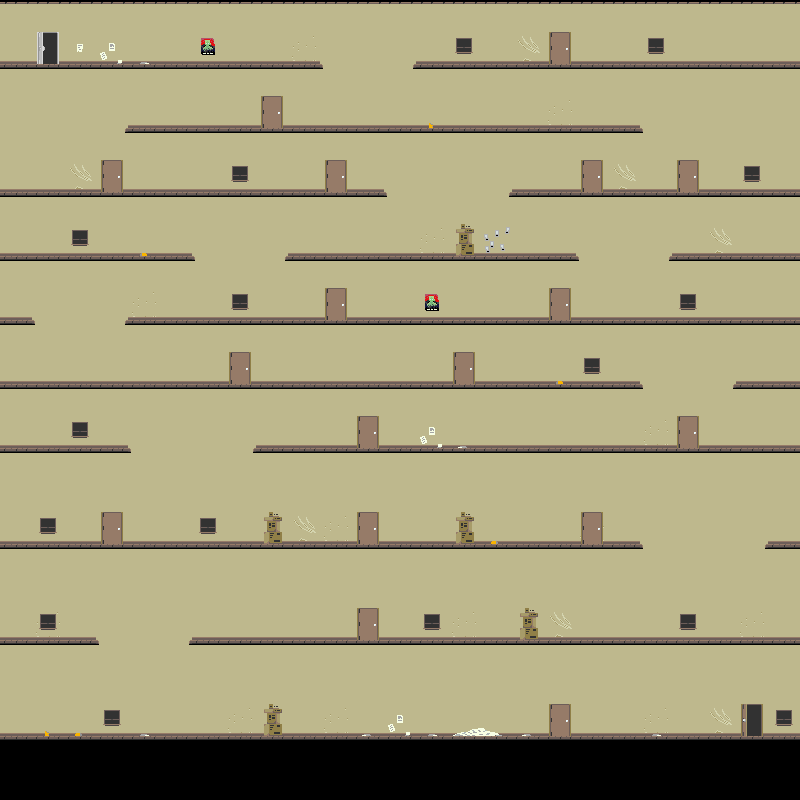

This is a level from a 2D game, rendered from its Tiled map with the project's own tilesets. A one-line summary and the complete map file follow:
An orthogonal 25x25 tile map with 32x32 px tiles, 3 tile layers (background, props, platforms).

<map version="1.0" orientation="orthogonal" renderorder="right-down" width="25" height="25" tilewidth="32" tileheight="32" nextobjectid="1">
 <tileset firstgid="1" name="tiles-V3" tilewidth="32" tileheight="32" tilecount="96" columns="8">
  <image source="tiles-V3.png" width="256" height="384" />
 </tileset>
 <layer name="background" width="25" height="25">
  <data encoding="csv">
75,75,75,75,75,75,75,75,75,75,75,75,75,75,75,75,75,75,75,75,75,75,75,75,75,
2,2,2,2,2,2,2,2,2,17,75,75,75,2,2,2,3,2,2,2,2,2,2,2,2,
75,75,75,75,75,75,75,75,75,75,75,75,75,75,75,75,75,75,75,75,75,75,75,75,75,
75,75,75,75,2,2,2,2,2,2,2,2,2,2,2,2,2,17,2,2,75,75,75,75,75,
75,75,75,75,75,75,75,75,75,75,75,75,75,75,75,75,75,75,75,75,75,75,75,75,75,
2,2,3,2,2,2,2,2,2,2,2,2,75,75,75,75,2,2,2,3,2,2,2,2,2,
75,75,75,75,75,75,75,75,75,75,75,75,75,75,75,75,75,75,75,75,75,75,75,75,75,
2,2,2,2,2,2,75,75,75,2,2,2,2,17,2,2,2,2,75,75,75,2,3,2,2,
75,75,75,75,75,75,75,75,75,75,75,75,75,75,75,75,75,75,75,75,75,75,75,75,75,
2,75,75,75,17,2,2,2,2,2,2,2,2,2,2,2,2,2,2,2,2,2,2,2,2,
75,75,75,75,75,75,75,75,75,75,75,75,75,75,75,75,75,75,75,75,75,75,75,75,75,
2,2,2,2,2,2,2,2,2,2,2,2,2,2,2,2,2,2,2,2,75,75,75,2,2,
75,75,75,75,75,75,75,75,75,75,75,75,75,75,75,75,75,75,75,75,75,75,75,75,75,
2,2,2,2,75,75,75,75,2,2,2,2,2,2,2,2,2,2,2,2,17,2,2,2,2,
75,75,75,75,75,75,75,75,75,75,75,75,75,75,75,75,75,75,75,75,75,75,75,75,75,
75,75,75,75,75,75,75,75,75,75,75,75,75,75,75,75,75,75,75,75,75,75,75,75,75,
2,2,2,2,2,2,2,2,2,3,17,2,2,2,2,2,2,2,17,2,75,75,75,75,2,
75,75,75,75,75,75,75,75,75,75,75,75,75,75,75,75,75,75,75,75,75,75,75,75,75,
75,75,75,75,75,75,75,75,75,75,75,75,75,75,75,75,75,75,75,75,75,75,75,75,75,
2,17,2,75,75,75,2,2,2,2,2,2,2,2,17,2,2,3,2,2,2,2,2,17,2,
75,75,75,75,75,75,75,75,75,75,75,75,75,75,75,75,75,75,75,75,75,75,75,75,75,
75,75,75,75,75,75,75,75,75,75,75,75,75,75,75,75,75,75,75,75,75,75,75,75,75,
2,2,2,2,2,2,2,17,2,2,17,2,2,2,2,2,2,2,2,2,17,2,3,2,2,
0,0,0,0,0,0,0,0,0,0,0,0,0,0,0,0,0,0,0,0,0,0,0,0,0,
0,0,0,0,0,0,0,0,0,0,0,0,0,0,0,0,0,0,0,0,0,0,0,0,0
</data>
 </layer>
 <layer name="props" width="25" height="25">
  <data encoding="csv">
94,94,94,94,94,94,94,94,94,94,94,94,94,94,94,94,94,94,94,94,94,94,94,94,94,
0,45,87,86,88,0,82,0,0,0,0,0,0,0,71,0,0,51,0,0,71,0,0,0,0,
0,0,0,0,0,0,0,0,0,0,0,0,0,0,0,0,0,0,0,0,0,0,0,0,0,
0,0,0,0,0,0,0,0,51,0,0,0,0,84,0,0,0,0,0,0,0,0,0,0,0,
0,0,0,0,0,0,0,0,0,0,0,0,0,0,0,0,0,0,0,0,0,0,0,0,0,
0,0,0,51,0,0,0,71,0,0,51,0,0,0,0,0,0,0,51,0,0,51,0,71,0,
0,0,0,0,0,0,0,0,0,0,0,0,0,0,0,0,0,0,0,0,0,0,0,0,0,
0,0,71,0,83,0,0,0,0,0,0,0,0,0,95,81,0,0,0,0,0,0,0,0,0,
0,0,0,0,0,0,0,0,0,0,0,0,0,0,0,0,0,0,0,0,0,0,0,0,0,
0,0,0,0,0,0,0,71,0,0,51,0,0,82,0,0,0,51,0,0,0,71,0,0,0,
0,0,0,0,0,0,0,0,0,0,0,0,0,0,0,0,0,0,0,0,0,0,0,0,0,
0,0,0,0,0,0,0,51,0,0,0,0,0,0,51,0,0,83,71,0,0,0,0,0,0,
0,0,0,0,0,0,0,0,0,0,0,0,0,0,0,0,0,0,0,0,0,0,0,0,0,
0,0,71,0,0,0,0,0,0,0,0,51,0,86,80,0,0,0,0,0,0,51,0,0,0,
0,0,0,0,0,0,0,0,0,0,0,0,0,0,0,0,0,0,0,0,0,0,0,0,0,
0,0,0,0,0,0,0,0,0,0,0,0,0,0,0,0,0,0,0,0,0,0,0,0,0,
0,71,0,51,0,0,71,0,95,0,0,51,0,0,95,85,0,0,51,0,0,0,0,0,0,
0,0,0,0,0,0,0,0,0,0,0,0,0,0,0,0,0,0,0,0,0,0,0,0,0,
0,0,0,0,0,0,0,0,0,0,0,0,0,0,0,0,0,0,0,0,0,0,0,0,0,
0,71,0,0,0,0,0,0,0,0,0,51,0,71,0,0,95,0,0,0,0,71,0,0,0,
0,0,0,0,0,0,0,0,0,0,0,0,0,0,0,0,0,0,0,0,0,0,0,0,0,
0,0,0,0,0,0,0,0,0,0,0,0,0,0,0,0,0,0,0,0,0,0,0,0,0,
0,84,85,71,88,0,0,0,95,0,0,80,86,88,78,79,80,51,0,0,88,0,0,53,71,
0,0,0,0,0,0,0,0,0,0,0,0,0,0,0,0,0,0,0,0,0,0,0,0,0,
0,0,0,0,0,0,0,0,0,0,0,0,0,0,0,0,0,0,0,0,0,0,0,0,0
</data>
 </layer>
 <layer name="platforms" width="25" height="25">
  <data encoding="csv">
0,0,0,0,0,0,0,0,0,0,0,0,0,0,0,0,0,0,0,0,0,0,0,0,0,
0,0,0,0,0,0,0,0,0,0,0,0,0,0,0,0,0,0,0,0,0,0,0,0,0,
55,55,55,55,55,55,55,55,55,55,56,0,54,55,55,55,55,55,55,55,55,55,55,55,55,
0,0,0,0,0,0,0,0,0,0,0,0,0,0,0,0,0,0,0,0,0,0,0,0,0,
0,0,0,54,55,55,55,55,55,55,55,55,55,55,55,55,55,55,55,55,56,0,0,0,0,
0,0,0,0,0,0,0,0,0,0,0,0,0,0,0,0,0,0,0,0,0,0,0,0,0,
55,55,55,55,55,55,55,55,55,55,55,55,56,0,0,54,55,55,55,55,55,55,55,55,55,
0,0,0,0,0,0,0,0,0,0,0,0,0,0,0,0,0,0,0,0,0,0,0,0,0,
55,55,55,55,55,55,56,0,54,55,55,55,55,55,55,55,55,55,56,0,54,55,55,55,55,
0,0,0,0,0,0,0,0,0,0,0,0,0,0,0,0,0,0,0,0,0,0,0,0,0,
55,56,0,54,55,55,55,55,55,55,55,55,55,55,55,55,55,55,55,55,55,55,55,55,55,
0,0,0,0,0,0,0,0,0,0,0,0,0,0,0,0,0,0,0,0,0,0,0,0,0,
55,55,55,55,55,55,55,55,55,55,55,55,55,55,55,55,55,55,55,55,56,0,54,55,55,
0,0,0,0,0,0,0,0,0,0,0,0,0,0,0,0,0,0,0,0,0,0,0,0,0,
55,55,55,55,56,0,0,54,55,55,55,55,55,55,55,55,55,55,55,55,55,55,55,55,55,
0,0,0,0,0,0,0,0,0,0,0,0,0,0,0,0,0,0,0,0,0,0,0,0,0,
0,0,0,0,0,0,0,0,0,0,0,0,0,0,0,0,0,0,0,0,0,0,0,0,0,
55,55,55,55,55,55,55,55,55,55,55,55,55,55,55,55,55,55,55,55,56,0,0,54,55,
0,0,0,0,0,0,0,0,0,0,0,0,0,0,0,0,0,0,0,0,0,0,0,0,0,
0,0,0,0,0,0,0,0,0,0,0,0,0,0,0,0,0,0,0,0,0,0,0,0,0,
55,55,55,56,0,54,55,55,55,55,55,55,55,55,55,55,55,55,55,55,55,55,55,55,55,
0,0,0,0,0,0,0,0,0,0,0,0,0,0,0,0,0,0,0,0,0,0,0,0,0,
0,0,0,0,0,0,0,0,0,0,0,0,0,0,0,0,0,0,0,0,0,0,0,0,0,
55,55,55,55,55,55,55,55,55,55,55,55,55,55,55,55,55,55,55,55,55,55,55,55,55,
0,0,0,0,0,0,0,0,0,0,0,0,0,0,0,0,0,0,0,0,0,0,0,0,0
</data>
 </layer>
</map>